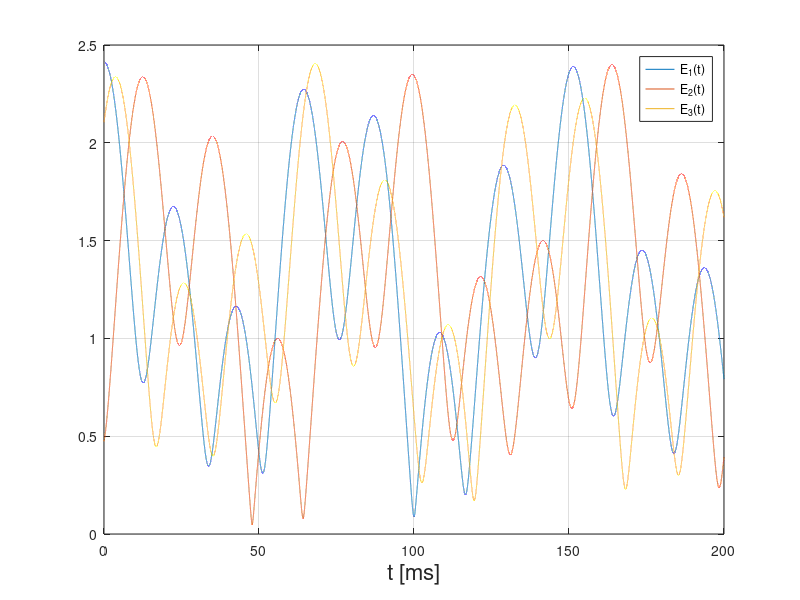
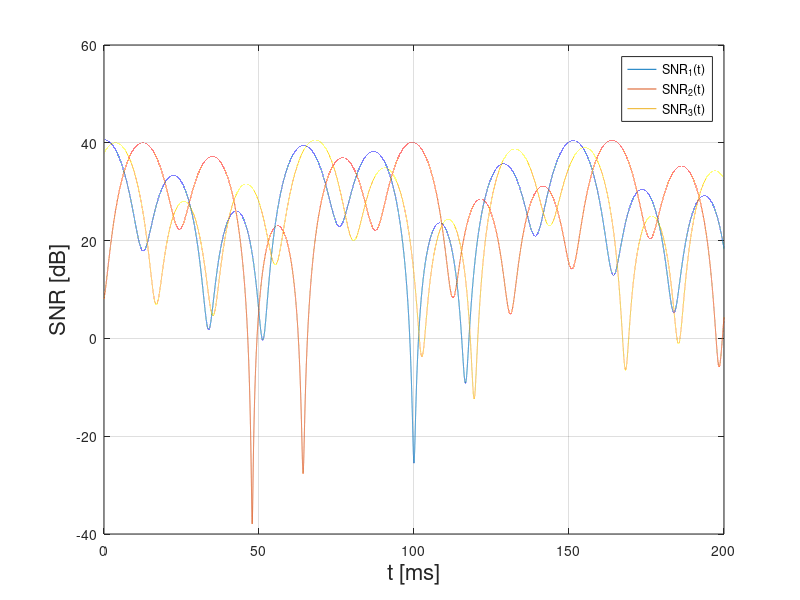
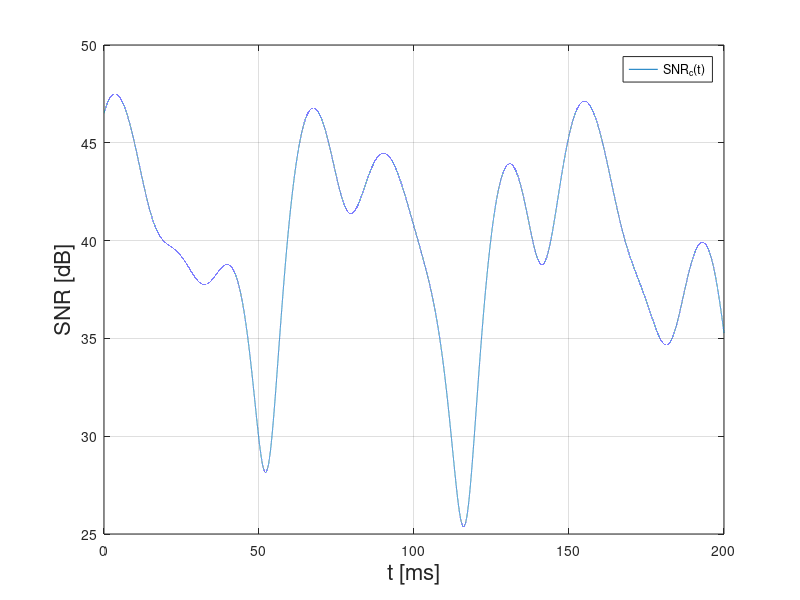

Source code (MATLAB) for these figures, in order:
clc;

fc = 1e9;
c = 3e8;
v = 50/3.6;

df1 = fc*v/c;
df2 = fc*v/c/sqrt(2);

dt21 = 11.25e-2/c;
dt22 = 7.5e-2*sqrt(3)*sin(pi/12)/c;
dt23 = -3.75e-2*sqrt(3)/c;

dt31 = dt21;
dt32 = 7.5e-2*sqrt(3)*cos(pi/12)/c;
dt33 = -dt23;

dt = 1e-6;
T = 0.2;
t = 0:dt:T;

s1 = exp(j*2*pi*df1*t) + 1/sqrt(2)*exp(j*2*pi*df2*t) + 1/sqrt(2);
s2 = exp(j*2*pi*(fc+df1)*(t-dt21)) + 1/sqrt(2)*exp(j*2*pi*(fc+df2)*(t-dt22)) + 1/sqrt(2)*exp(j*2*pi*fc*(t-dt23));
s3 = exp(j*2*pi*(fc+df1)*(t-dt31)) + 1/sqrt(2)*exp(j*2*pi*(fc+df2)*(t-dt32)) + 1/sqrt(2)*exp(j*2*pi*fc*(t-dt33));

E1 = abs(s1);
E2 = abs(s2);
E3 = abs(s3);

SNR1 = 10*E1.^2;
SNR2 = 10*E2.^2;
SNR3 = 10*E3.^2;

SNRav1 = 1/T*sum(SNR1*dt)
SNRav2 = 1/T*sum(SNR2*dt)
SNRav3 = 1/T*sum(SNR3*dt)

SNRmin1 = min(SNR1)
SNRmin2 = min(SNR2)
SNRmin3 = min(SNR3)

SNRc = SNR1+SNR2+SNR3;
SNRavC = 1/T*sum(SNRc*dt)
SNRminC = min(SNRc)

figure
t = t*1e3;
plot(t,E1,t,E2,t,E3)
legend('E_{1}(t)','E_{2}(t)','E_{3}(t)');
xlabel('t [ms]', 'FontSize', 16);
grid on

figure
plot(t,10*log(SNR1),t,10*log(SNR2),t,10*log(SNR3))
legend('SNR_{1}(t)','SNR_{2}(t)','SNR_{3}(t)');
xlabel('t [ms]', 'FontSize', 16);
ylabel('SNR [dB]', 'FontSize', 16);
grid on

figure
plot(t,10*log(SNRc))
legend('SNR_{c}(t)');
xlabel('t [ms]', 'FontSize', 16);
ylabel('SNR [dB]', 'FontSize', 16);
grid on
